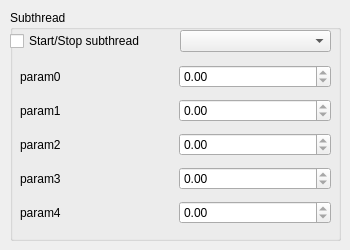
    <widget class="QWidget" name="tab">
     <attribute name="title">
      <string>Subroutines</string>
     </attribute>
     <widget class="QGroupBox" name="groupBox_Subthread">
      <property name="geometry">
       <rect>
        <x>10</x>
        <y>10</y>
        <width>331</width>
        <height>231</height>
       </rect>
      </property>
      <property name="title">
       <string>Subthread</string>
      </property>
      <widget class="QCheckBox" name="chb_startStopSubthread">
       <property name="enabled">
        <bool>true</bool>
       </property>
       <property name="geometry">
        <rect>
         <x>0</x>
         <y>20</y>
         <width>181</width>
         <height>22</height>
        </rect>
       </property>
       <property name="text">
        <string>Start/Stop subthread</string>
       </property>
      </widget>
      <widget class="QComboBox" name="cbb_subThread">
       <property name="geometry">
        <rect>
         <x>170</x>
         <y>20</y>
         <width>151</width>
         <height>22</height>
        </rect>
       </property>
       <item>
        <property name="text">
         <string/>
        </property>
       </item>
       <item>
        <property name="text">
         <string>rotateXY</string>
        </property>
       </item>
       <item>
        <property name="text">
         <string>rotateXZ</string>
        </property>
       </item>
       <item>
        <property name="text">
         <string>rotateYZ</string>
        </property>
       </item>
       <item>
        <property name="text">
         <string>osc_saw</string>
        </property>
       </item>
       <item>
        <property name="text">
         <string>osc_triangle</string>
        </property>
       </item>
       <item>
        <property name="text">
         <string>osc_square</string>
        </property>
       </item>
       <item>
        <property name="text">
         <string>osc_sin</string>
        </property>
       </item>
      </widget>
      <widget class="QWidget" name="layoutWidget">
       <property name="geometry">
        <rect>
         <x>10</x>
         <y>50</y>
         <width>311</width>
         <height>171</height>
        </rect>
       </property>
       <layout class="QVBoxLayout" name="verticalLayout">
        <item>
         <layout class="QHBoxLayout" name="horizontalLayout_2">
          <item>
           <widget class="QLabel" name="lbl_subThreadParam0">
            <property name="text">
             <string>param0</string>
            </property>
           </widget>
          </item>
          <item>
           <widget class="QDoubleSpinBox" name="dsb_subThreadParam0">
            <property name="minimum">
             <double>0.000000000000000</double>
            </property>
            <property name="maximum">
             <double>0.000000000000000</double>
            </property>
            <property name="singleStep">
             <double>1.000000000000000</double>
            </property>
           </widget>
          </item>
         </layout>
        </item>
        <item>
         <layout class="QHBoxLayout" name="horizontalLayout_3">
          <item>
           <widget class="QLabel" name="lbl_subThreadParam1">
            <property name="text">
             <string>param1</string>
            </property>
           </widget>
          </item>
          <item>
           <widget class="QDoubleSpinBox" name="dsb_subThreadParam1">
            <property name="minimum">
             <double>0.000000000000000</double>
            </property>
            <property name="maximum">
             <double>0.000000000000000</double>
            </property>
            <property name="singleStep">
             <double>1.000000000000000</double>
            </property>
           </widget>
          </item>
         </layout>
        </item>
        <item>
         <layout class="QHBoxLayout" name="horizontalLayout_4">
          <item>
           <widget class="QLabel" name="lbl_subThreadParam2">
            <property name="text">
             <string>param2</string>
            </property>
           </widget>
          </item>
          <item>
           <widget class="QDoubleSpinBox" name="dsb_subThreadParam2">
            <property name="minimum">
             <double>0.000000000000000</double>
            </property>
            <property name="maximum">
             <double>0.000000000000000</double>
            </property>
            <property name="singleStep">
             <double>1.000000000000000</double>
            </property>
           </widget>
          </item>
         </layout>
        </item>
        <item>
         <layout class="QHBoxLayout" name="horizontalLayout_5">
          <item>
           <widget class="QLabel" name="lbl_subThreadParam3">
            <property name="text">
             <string>param3</string>
            </property>
           </widget>
          </item>
          <item>
           <widget class="QDoubleSpinBox" name="dsb_subThreadParam3">
            <property name="minimum">
             <double>0.000000000000000</double>
            </property>
            <property name="maximum">
             <double>0.000000000000000</double>
            </property>
            <property name="singleStep">
             <double>1.000000000000000</double>
            </property>
           </widget>
          </item>
         </layout>
        </item>
        <item>
         <layout class="QHBoxLayout" name="horizontalLayout_6">
          <item>
           <widget class="QLabel" name="lbl_subThreadParam4">
            <property name="text">
             <string>param4</string>
            </property>
           </widget>
          </item>
          <item>
           <widget class="QDoubleSpinBox" name="dsb_subThreadParam4">
            <property name="minimum">
             <double>0.000000000000000</double>
            </property>
            <property name="maximum">
             <double>0.000000000000000</double>
            </property>
            <property name="singleStep">
             <double>1.000000000000000</double>
            </property>
           </widget>
          </item>
         </layout>
        </item>
       </layout>
      </widget>
     </widget>
    </widget>
